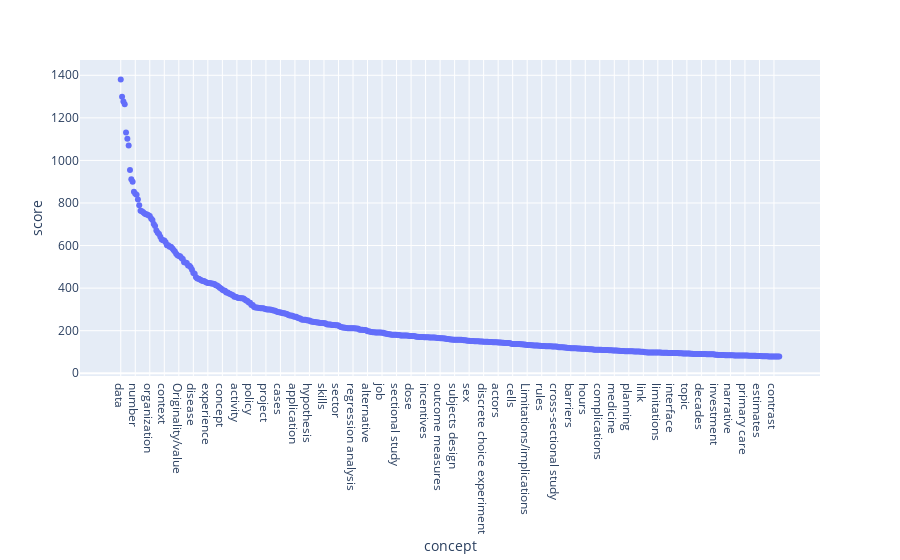

Notebook code for this chart:
### Code cell
px.scatter(df_by_concept.head(500), x="concept", y="score")

### Figure 1 — Plotly figure (JSON) as saved in the notebook; plotly's stock layout.template omitted (floating-point values rounded to 4 significant figures; data arrays with more than 128 entries replaced by an {"elided": "..."} marker saying what was removed)
{"data": [{"hoverlabel": {"namelength": 0}, "hovertemplate": "concept=%{x}<br>score=%{y}", "legendgroup": "", "marker": {"color": "#636efa", "symbol": "circle"}, "mode": "markers", "name": "", "showlegend": false, "type": "scatter", "uid": "a28df537-7409-43a7-a604-20a09305c9e2", "x": {"elided": "500 str values"}, "xaxis": "x", "y": {"elided": "500 int values"}, "yaxis": "y"}], "layout": {"autosize": true, "grid": {"xaxes": ["x"], "xgap": 0.1, "xside": "bottom", "yaxes": ["y"], "ygap": 0.1, "yside": "left"}, "legend": {"tracegroupgap": 0}, "margin": {"t": 60}, "xaxis": {"autorange": true, "range": [-28.76, 527.8], "title": {"text": "concept"}, "type": "category"}, "yaxis": {"autorange": true, "range": [-10.5, 1470.0], "title": {"text": "score"}, "type": "linear"}}}
